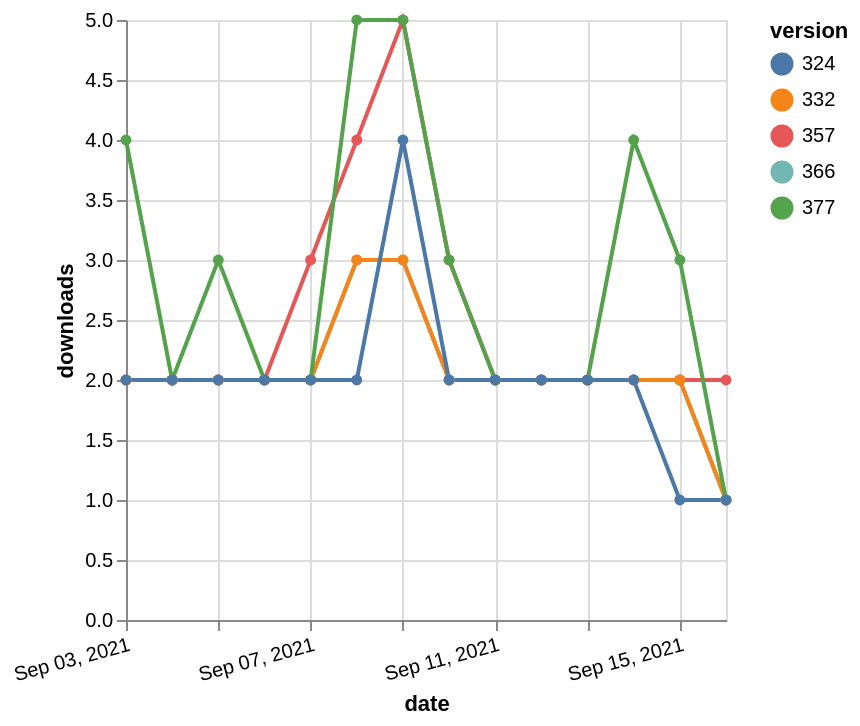

Source (Vega-Lite JSON):
### Vega-Lite specification from a JSON file in a GitHub repository (floating-point values rounded to 4 significant figures)
{"$schema": "https://vega.github.io/schema/vega-lite/v5.json", "description": "A simple bar chart with embedded data.", "data": {"values": [{"date": "2021-09-03", "total": 2329, "delta": 2, "version": "366"}, {"date": "2021-09-04", "total": 2331, "delta": 2, "version": "366"}, {"date": "2021-09-05", "total": 2333, "delta": 2, "version": "366"}, {"date": "2021-09-06", "total": 2335, "delta": 2, "version": "366"}, {"date": "2021-09-07", "total": 2337, "delta": 2, "version": "366"}, {"date": "2021-09-08", "total": 2340, "delta": 3, "version": "366"}, {"date": "2021-09-09", "total": 2343, "delta": 3, "version": "366"}, {"date": "2021-09-10", "total": 2345, "delta": 2, "version": "366"}, {"date": "2021-09-11", "total": 2347, "delta": 2, "version": "366"}, {"date": "2021-09-12", "total": 2349, "delta": 2, "version": "366"}, {"date": "2021-09-13", "total": 2351, "delta": 2, "version": "366"}, {"date": "2021-09-14", "total": 2353, "delta": 2, "version": "366"}, {"date": "2021-09-15", "total": 2355, "delta": 2, "version": "366"}, {"date": "2021-09-16", "total": 2356, "delta": 1, "version": "366"}, {"date": "2021-09-03", "total": 2888, "delta": 2, "version": "357"}, {"date": "2021-09-04", "total": 2890, "delta": 2, "version": "357"}, {"date": "2021-09-05", "total": 2892, "delta": 2, "version": "357"}, {"date": "2021-09-06", "total": 2894, "delta": 2, "version": "357"}, {"date": "2021-09-07", "total": 2897, "delta": 3, "version": "357"}, {"date": "2021-09-08", "total": 2901, "delta": 4, "version": "357"}, {"date": "2021-09-09", "total": 2906, "delta": 5, "version": "357"}, {"date": "2021-09-10", "total": 2909, "delta": 3, "version": "357"}, {"date": "2021-09-11", "total": 2911, "delta": 2, "version": "357"}, {"date": "2021-09-12", "total": 2913, "delta": 2, "version": "357"}, {"date": "2021-09-13", "total": 2915, "delta": 2, "version": "357"}, {"date": "2021-09-14", "total": 2917, "delta": 2, "version": "357"}, {"date": "2021-09-15", "total": 2919, "delta": 2, "version": "357"}, {"date": "2021-09-16", "total": 2921, "delta": 2, "version": "357"}, {"date": "2021-09-03", "total": 2793, "delta": 2, "version": "332"}, {"date": "2021-09-04", "total": 2795, "delta": 2, "version": "332"}, {"date": "2021-09-05", "total": 2797, "delta": 2, "version": "332"}, {"date": "2021-09-06", "total": 2799, "delta": 2, "version": "332"}, {"date": "2021-09-07", "total": 2801, "delta": 2, "version": "332"}, {"date": "2021-09-08", "total": 2804, "delta": 3, "version": "332"}, {"date": "2021-09-09", "total": 2807, "delta": 3, "version": "332"}, {"date": "2021-09-10", "total": 2809, "delta": 2, "version": "332"}, {"date": "2021-09-11", "total": 2811, "delta": 2, "version": "332"}, {"date": "2021-09-12", "total": 2813, "delta": 2, "version": "332"}, {"date": "2021-09-13", "total": 2815, "delta": 2, "version": "332"}, {"date": "2021-09-14", "total": 2817, "delta": 2, "version": "332"}, {"date": "2021-09-15", "total": 2819, "delta": 2, "version": "332"}, {"date": "2021-09-16", "total": 2820, "delta": 1, "version": "332"}, {"date": "2021-09-03", "total": 2313, "delta": 4, "version": "377"}, {"date": "2021-09-04", "total": 2315, "delta": 2, "version": "377"}, {"date": "2021-09-05", "total": 2318, "delta": 3, "version": "377"}, {"date": "2021-09-06", "total": 2320, "delta": 2, "version": "377"}, {"date": "2021-09-07", "total": 2322, "delta": 2, "version": "377"}, {"date": "2021-09-08", "total": 2327, "delta": 5, "version": "377"}, {"date": "2021-09-09", "total": 2332, "delta": 5, "version": "377"}, {"date": "2021-09-10", "total": 2335, "delta": 3, "version": "377"}, {"date": "2021-09-11", "total": 2337, "delta": 2, "version": "377"}, {"date": "2021-09-12", "total": 2339, "delta": 2, "version": "377"}, {"date": "2021-09-13", "total": 2341, "delta": 2, "version": "377"}, {"date": "2021-09-14", "total": 2345, "delta": 4, "version": "377"}, {"date": "2021-09-15", "total": 2348, "delta": 3, "version": "377"}, {"date": "2021-09-16", "total": 2349, "delta": 1, "version": "377"}, {"date": "2021-09-03", "total": 2523, "delta": 2, "version": "324"}, {"date": "2021-09-04", "total": 2525, "delta": 2, "version": "324"}, {"date": "2021-09-05", "total": 2527, "delta": 2, "version": "324"}, {"date": "2021-09-06", "total": 2529, "delta": 2, "version": "324"}, {"date": "2021-09-07", "total": 2531, "delta": 2, "version": "324"}, {"date": "2021-09-08", "total": 2533, "delta": 2, "version": "324"}, {"date": "2021-09-09", "total": 2537, "delta": 4, "version": "324"}, {"date": "2021-09-10", "total": 2539, "delta": 2, "version": "324"}, {"date": "2021-09-11", "total": 2541, "delta": 2, "version": "324"}, {"date": "2021-09-12", "total": 2543, "delta": 2, "version": "324"}, {"date": "2021-09-13", "total": 2545, "delta": 2, "version": "324"}, {"date": "2021-09-14", "total": 2547, "delta": 2, "version": "324"}, {"date": "2021-09-15", "total": 2548, "delta": 1, "version": "324"}, {"date": "2021-09-16", "total": 2549, "delta": 1, "version": "324"}]}, "width": "container", "mark": {"type": "line", "point": {"filled": true}}, "encoding": {"x": {"field": "date", "type": "temporal", "timeUnit": "yearmonthdate", "title": "date", "axis": {"labelAngle": -15}}, "y": {"field": "delta", "type": "quantitative", "title": "downloads"}, "color": {"field": "version", "type": "nominal"}, "tooltip": {"field": "delta"}}}
